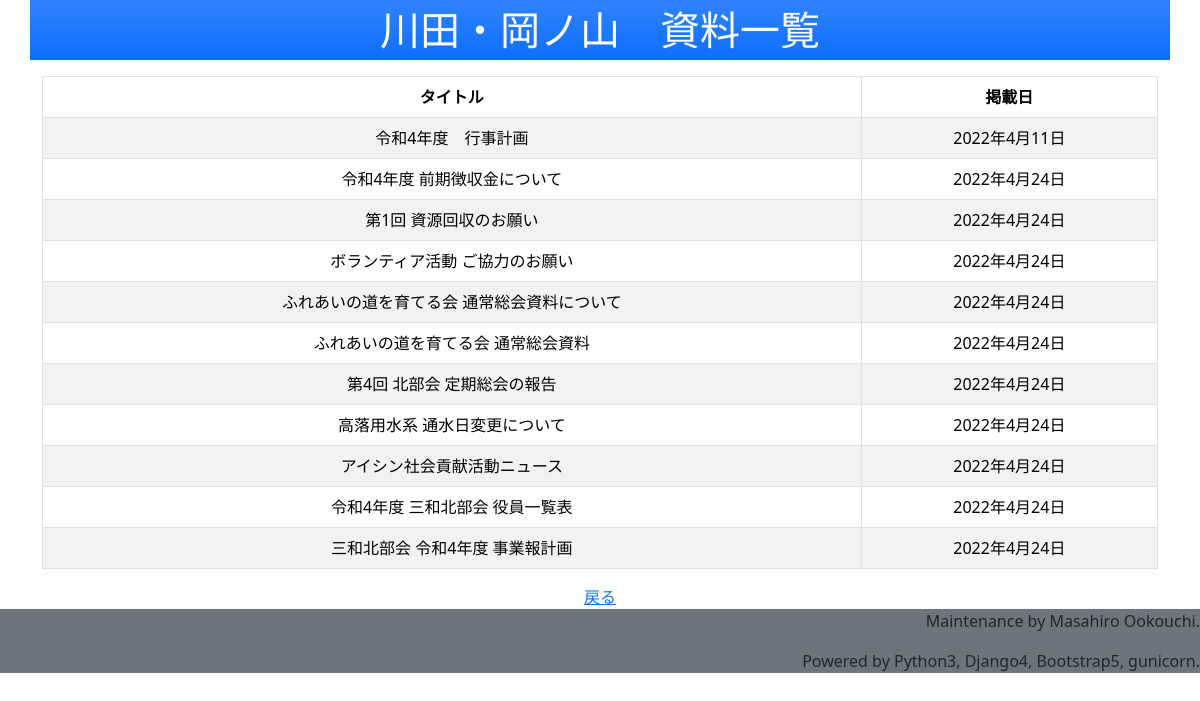
/Documents/AllDocumentList/, run on the app's committed database.
### Documents/models.py (models this page shows, shortened)
class Document(models.Model):
    document_name = models.CharField('Document Name', max_length=200)
    upload_date = models.DateField('Upload Date')
    document_file = models.FileField('Document File', upload_to='documents/%Y', validators=[FileExtensionValidator('pdf', )], null=True, blank=True)
    remarks_text = models.TextField('Remarks', max_length=1000, null=True, blank=True)

### Documents/views.py (the view)
# urls.py: path('AllDocumentList/', views.AllDocumentList, name='AllDocumentList'),
def AllDocumentList(request):
    year_of_first_day = timezone.datetime(2022, 4, 1)
    year_of_last_day = timezone.datetime(2023, 3, 31)
    document_list = Document.objects.filter(upload_date__gte=year_of_first_day, upload_date__lte=year_of_last_day).order_by('upload_date')
    context = {
        'documentlist':document_list,
    }
    return render(request, 'Documents/AllDocuments.html', context)

### templates/Documents/AllDocuments.html (shortened to what this page needs)
<!DOCTYPE html>
{% extends 'base_bulletinboard.html' %}
{% block header_message %}
<header>
    <p class='fs-1 text-center'>川田・岡ノ山　資料一覧</p>
</header>
{% endblock %}
{% block main_contents %}
<table class="table table-striped table-bordered text-center">
    <thead>
        <tr>
            <th>タイトル</th>
            <th>掲載日</th>
        </tr>
    </thead>
    <tbody>
        {% for document in documentlist %}
        <tr>
            <td scope="row">{{ document.document_name }}</td>
            <td>{{ document.upload_date | date:'Y年n月j日' }}</td>
        </tr>
        {% endfor %}
    </tbody>
</table>
<div class='text-center'>
    <a href={% url 'index' %}>戻る</a>
</div>
{% endblock %}

### data on the page
Document: document_name "令和4年度 行事計画", upload_date "2022年4月11日"
Document: document_name "令和4年度 前期徴収金について", upload_date "2022年4月24日"
Document: document_name "第1回 資源回収のお願い", upload_date "2022年4月24日"
Document: document_name "ボランティア活動 ご協力のお願い", upload_date "2022年4月24日"
Document: document_name "ふれあいの道を育てる会 通常総会資料について", upload_date "2022年4月24日"
Document: document_name "ふれあいの道を育てる会 通常総会資料", upload_date "2022年4月24日"
Document: document_name "第4回 北部会 定期総会の報告", upload_date "2022年4月24日"
Document: document_name "高落用水系 通水日変更について", upload_date "2022年4月24日"
Document: document_name "アイシン社会貢献活動ニュース", upload_date "2022年4月24日"
Document: document_name "令和4年度 三和北部会 役員一覧表", upload_date "2022年4月24日"
Document: document_name "三和北部会 令和4年度 事業報計画", upload_date "2022年4月24日"
